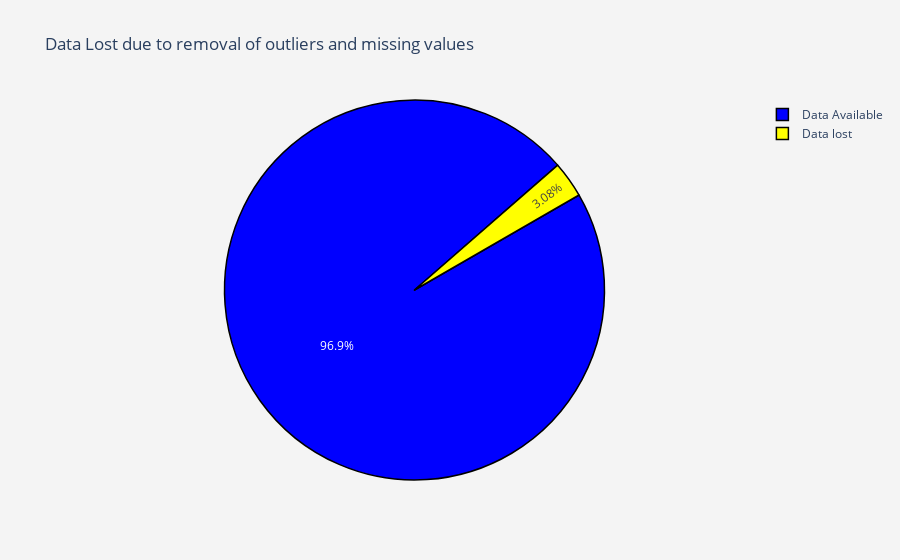

Notebook code cell kept with this figure:
### Markdown cell above
<b>How much Data was lost by removal of outliers and missing values? </b><br>

We show it with the help of a pie diagram.

### Code cell
trace = go.Pie(values = [data_5m.shape[0],10000000 - data_5m.shape[0]],labels = ["Data Available" , "Data lost"],
               marker = dict(colors =  [ 'blue' ,'yellow'],line = dict(color = "black",width =  1.5)),
               rotation  = 60,hoverinfo = "label+percent",
              )

layout = go.Layout(dict(title = "Data Lost due to removal of outliers and missing values",plot_bgcolor  = "rgb(244,244,244)",
                        paper_bgcolor = "rgb(244,244,244)",))

fig = go.Figure(data=[trace],layout=layout)
py.iplot(fig)

### Figure 1 — Plotly figure (JSON) as saved in the notebook; plotly's stock layout.template omitted (floating-point values rounded to 4 significant figures)
{"data": [{"hoverinfo": "label+percent", "labels": ["Data Available", "Data lost"], "marker": {"colors": ["blue", "yellow"], "line": {"color": "black", "width": 1.5}}, "rotation": 60, "type": "pie", "values": [9692038, 307962]}], "layout": {"paper_bgcolor": "rgb(244,244,244)", "plot_bgcolor": "rgb(244,244,244)", "title": {"text": "Data Lost due to removal of outliers and missing values"}}}
